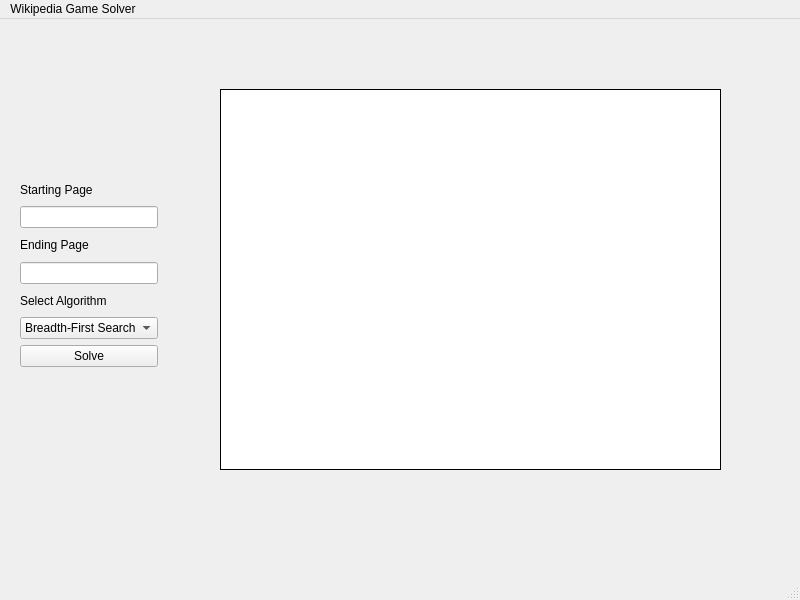
<?xml version="1.0" encoding="UTF-8"?>
<ui version="4.0">
 <class>MainWindow</class>
 <widget class="QMainWindow" name="MainWindow">
  <property name="geometry">
   <rect>
    <x>0</x>
    <y>0</y>
    <width>800</width>
    <height>600</height>
   </rect>
  </property>
  <property name="windowTitle">
   <string>Wikipedia Race</string>
  </property>
  <widget class="QWidget" name="centralwidget">
   <widget class="QLabel" name="graphLabel">
    <property name="geometry">
     <rect>
      <x>220</x>
      <y>70</y>
      <width>501</width>
      <height>381</height>
     </rect>
    </property>
    <property name="autoFillBackground">
     <bool>false</bool>
    </property>
    <property name="styleSheet">
     <string notr="true">background-color: white;
border: 1px solid black;</string>
    </property>
    <property name="text">
     <string/>
    </property>
    <property name="scaledContents">
     <bool>true</bool>
    </property>
   </widget>
   <widget class="QWidget" name="layoutWidget">
    <property name="geometry">
     <rect>
      <x>20</x>
      <y>160</y>
      <width>138</width>
      <height>188</height>
     </rect>
    </property>
    <layout class="QVBoxLayout" name="verticalLayout_4">
     <item>
      <layout class="QVBoxLayout" name="verticalLayout">
       <item>
        <widget class="QLabel" name="startingPageLabel">
         <property name="text">
          <string>Starting Page</string>
         </property>
        </widget>
       </item>
       <item>
        <widget class="QLineEdit" name="startingPageLineEdit"/>
       </item>
      </layout>
     </item>
     <item>
      <layout class="QVBoxLayout" name="verticalLayout_2">
       <item>
        <widget class="QLabel" name="endingPageLabel">
         <property name="text">
          <string>Ending Page</string>
         </property>
        </widget>
       </item>
       <item>
        <widget class="QLineEdit" name="endingPageLineEdit"/>
       </item>
      </layout>
     </item>
     <item>
      <layout class="QVBoxLayout" name="verticalLayout_3">
       <item>
        <widget class="QLabel" name="algorithmLabel">
         <property name="text">
          <string>Select Algorithm</string>
         </property>
        </widget>
       </item>
       <item>
        <widget class="QComboBox" name="algorithmComboBox">
         <property name="autoFillBackground">
          <bool>false</bool>
         </property>
         <property name="editable">
          <bool>false</bool>
         </property>
         <property name="currentText">
          <string>Breadth-First Search</string>
         </property>
         <item>
          <property name="text">
           <string>Breadth-First Search</string>
          </property>
         </item>
         <item>
          <property name="text">
           <string>Depth-First Search</string>
          </property>
         </item>
         <item>
          <property name="text">
           <string>Dijkstra's Algorithm</string>
          </property>
         </item>
        </widget>
       </item>
      </layout>
     </item>
     <item>
      <widget class="QPushButton" name="solveButton">
       <property name="text">
        <string>Solve</string>
       </property>
      </widget>
     </item>
    </layout>
   </widget>
  </widget>
  <widget class="QMenuBar" name="menubar">
   <property name="geometry">
    <rect>
     <x>0</x>
     <y>0</y>
     <width>800</width>
     <height>21</height>
    </rect>
   </property>
   <widget class="QMenu" name="menuWikipedia_Game_Solver">
    <property name="title">
     <string>Wikipedia Game Solver</string>
    </property>
   </widget>
   <addaction name="menuWikipedia_Game_Solver"/>
  </widget>
  <widget class="QStatusBar" name="statusbar"/>
 </widget>
 <resources/>
 <connections/>
</ui>
